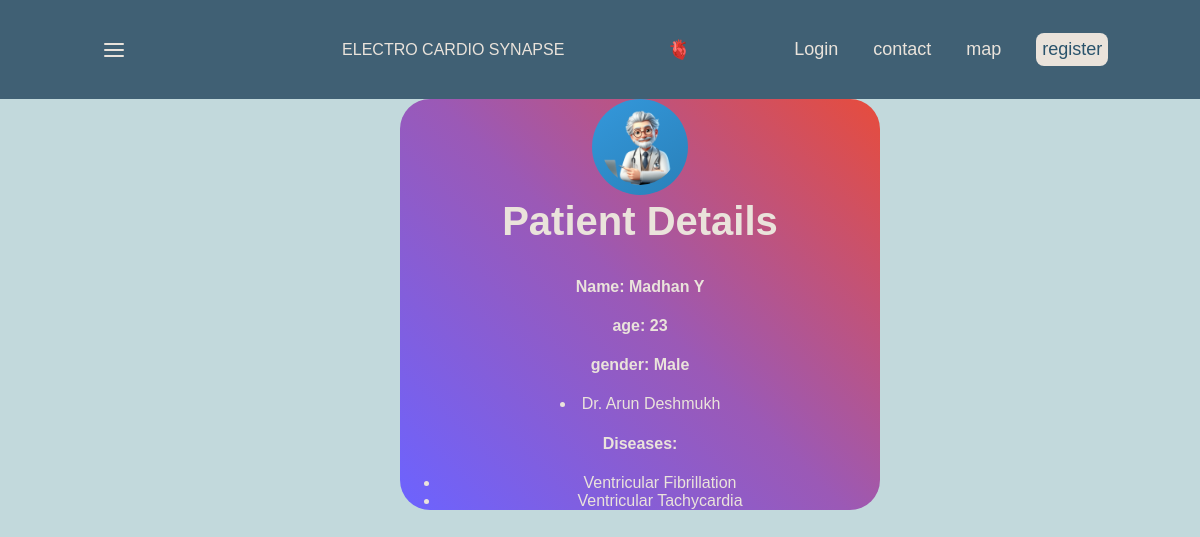
The page /all/1 on the database its author committed.
### heartApp/models.py (models this page shows, shortened)
class Patient(models.Model):
    name = models.CharField(max_length=255)
    age = models.PositiveIntegerField()
    dob = models.DateField()
    gender = models.CharField(max_length=50, choices=[("Male", "Male"), ("Female", "Female"), ("Other", "Other")])
    profile_picture = models.ImageField(upload_to="images")
    doctor = models.ManyToManyField(Doctor)  # Update to match Doctor model name
    diseases = models.ManyToManyField(Disease)
    patient_email = models.EmailField(max_length=50, default='default@example.com')
    patient_key = models.CharField(max_length=10, default="notdefined")
    care_taker_email1 = models.EmailField(max_length=50, default='default@example.com')
    care_taker_email2 = models.EmailField(max_length=50, default='default@example.com')
    doctor_email = models.EmailField(max_length=50, default='default@example.com')

class Doctor(AbstractUser):
    name = models.CharField(max_length=255)
    qualification = models.CharField(max_length=255)
    hospital = models.CharField(max_length=255)
    email = models.EmailField(unique=True)
    username = None
    USERNAME_FIELD = 'email'
    REQUIRED_FIELDS = ['name']
    objects = DoctorManager()
    groups = models.ManyToManyField(
        Group,
        related_name='doctor_set',
        blank=True,
        verbose_name='groups'
    )
    user_permissions = models.ManyToManyField(
        Permission,
        related_name='doctor_set',
        blank=True,
        verbose_name='user permissions'
    )

class Disease(models.Model):
    name = models.CharField(max_length=255)
    description = models.TextField(null=True, blank=True)

### heartApp/views.py (the view)
# urls.py: path('all/<int:pk>', views.ProfileDetailView.as_view(), name = 'single_patient_profile'),
class ProfileDetailView(DetailView):
    template_name = 'patientProfile.html'
    model = Patient

### templates/patientProfile.html (shortened to what this page needs)
{% extends 'base.html' %}
{% block content %}
<div class="patient-profile" >
    <img src="{{patient.profile_picture.url}}">
    <h2>Patient Details</h2>
    <h4>Name: {{ patient.name }}</h4>
    <h4>age: {{ patient.age }}</h4>
    <h4>gender: {{patient.gender}}</h4>
    {% for d in patient.doctor.all %}
            <li>{{ d.name }}</li>
        {% endfor %}
    <h4>Diseases:</h4>
    <ul>
        {% for d in patient.diseases.all %}
            <li>{{ d.name }}</li>
        {% endfor %}
    </ul>
</div>
{% endblock %}

### static/css/design.css (style rules this page uses)
body { background-color: #c2d9dc; color: #eae3db; font-family: sans-serif; position: relative; margin: 0; }
h2 { margin-top: 0; font-size: 40px; }
.patient-profile { background: linear-gradient(45deg, #6C63FF, #9B59B6, #E74C3C); width:40%; align-items: center; text-align: center; border-radius: 30px; margin-left:400px; }
.patient-profile img { width: 20%; height: 20%; object-fit: contain; border-radius: 50%; background: linear-gradient(145deg, #3498db, #2980b9); padding: 10px; box-sizing: border-box; }

### rows shown on the page
Patient: profile_picture (picture), name "Madhan Y", age "23", gender "Male"
Doctor: name "Dr. Arun Deshmukh"
Disease: name "Ventricular Fibrillation"
Disease: name "Ventricular Tachycardia"
